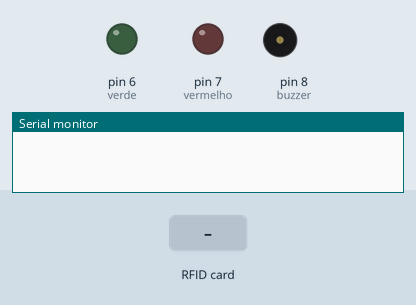
Bench run of a sketch on a simulated Arduino Uno, built with avr-gcc and run on an emulated ATmega328P. On the bench: output pins drawn as LEDs (lit = HIGH), buzzer (waves = sounding), the last lines printed to the serial monitor. Dashed ring = blinking. The test bench sets the inputs (shaded band). Pins used as bus, display or sensor lines are not drawn.

Above: at 1.2 s.
1.3 s: RFID card 5E 7A 19 C4 held to the reader
At 1.58 s:
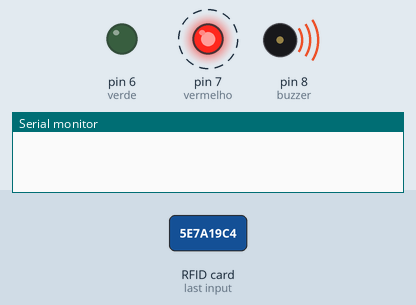
3.1 s: RFID card 3D 7F 7D 63 held to the reader
At 4.3 s:
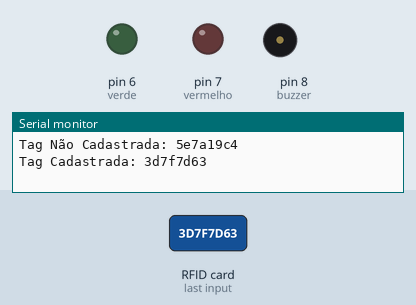
4.7 s: RFID card 75 F8 37 5F held to the reader
At 5.7 s:
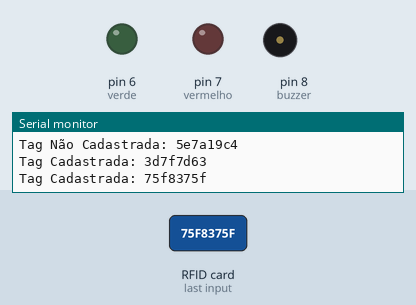
Timing chart, 0 to 7.7 s (numbered marks = the images above; inputs shaded):
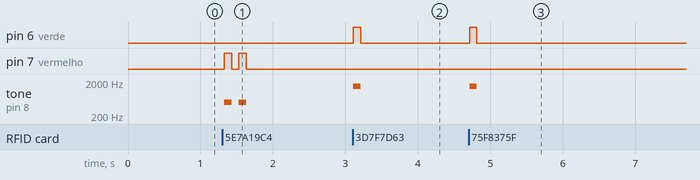

Measured:
- after the input at 1.3 s, pin 7 (vermelho): alternates HIGH for 0.10 s and LOW for 0.10 s, 4 changes in all, then stays LOW, starting at once; tone on pin 8 (buzzer): alternates 500 Hz for 0.10 s and silent for 0.10 s, 4 changes in all, then stays silent, starting at once
- after the input at 3.1 s, pin 6 (verde): LOW → HIGH at once, → LOW 0.10 s later; tone on pin 8 (buzzer): silent → 1500 Hz at once, → silent 0.10 s later
- after the input at 4.7 s, pin 6 (verde): LOW → HIGH at once, → LOW 0.10 s later; tone on pin 8 (buzzer): silent → 1500 Hz at once, → silent 0.10 s later

The sketch:

ControleRFID.ino
```cpp
#include <SPI.h>
#include <MFRC522.h>

#define verde 6
#define vermelho 7
#define buzzer 8
#define sda 10
#define rst 9

String tagID = "";
bool liberado = false;
//Vetor de ID's cadastrados
String tagsPermitidas[] = {"3d7f7d63","75f8375f"};
MFRC522 RFID(sda, rst);

void setup() {
        Serial.begin(9600); // Comunicação Serial
        SPI.begin(); // Comunicacao SPI
        RFID.PCD_Init(); // Leitor RFID
        pinMode(verde, OUTPUT);
        pinMode(vermelho, OUTPUT);
        pinMode(buzzer, OUTPUT);
}

void loop() {
    // Verificação de existência de tag
    if ( !RFID.PICC_IsNewCardPresent() || !RFID.PICC_ReadCardSerial() ) {
        delay(50);
        return;
    }

    tagID = "";
    // Estrutura de repetição padrão para coleta dos valores das tags pela função uid
    for (byte i = 0; i < RFID.uid.size; i++) {
        tagID.concat(String(RFID.uid.uidByte[i], HEX));
    }

    // Estrutura de repetição para comparação com as tags que permitimos no vetor
    for (int i = 0; i < (sizeof(tagsPermitidas)/sizeof(String)); i++) {
      if(  tagID.equalsIgnoreCase(tagsPermitidas[i])  ){
          liberado = true; //Libera tag
      }
    }
    if(liberado == true){
      acessoLiberado();
      Serial.println("Tag Cadastrada: " + tagID); //Exibe a mensagem "Tag Cadastrada" e o ID da tag não cadastrada
    } else{
      acessoNegado();
      Serial.println("Tag Não Cadastrada: " + tagID); //Exibe a mensagem "Tag Cadastrada" e o ID da tag não cadastrada
    }
    delay(1000); //1 seg até a próxima leitura
}

void acessoLiberado(){
  int bips = 1; //quantidade de bips
  for(int j=0; j<bips; j++){
    tone(buzzer,1500); //Liga buzzer
    digitalWrite(verde, HIGH);
    delay(100);
    noTone(buzzer); //Desliga buzzer
    digitalWrite(verde, LOW);
    delay(500);
  }
  liberado = false;
}

void acessoNegado(){
  int bips = 2;  //quantidade de bips
  for(int j=0; j<bips; j++){
    tone(buzzer,500); //Liga buzzer
    digitalWrite(vermelho, HIGH);
    delay(100);
    noTone(buzzer); //Desliga buzzer
    digitalWrite(vermelho, LOW);
    delay(100);
  }
}
```
